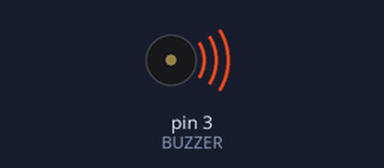
A sketch run on a simulated Arduino Uno, built with avr-gcc and run on an emulated ATmega328P. On the bench: buzzer (waves = sounding).

Above: at 0.1 s.
At 4.1 s:
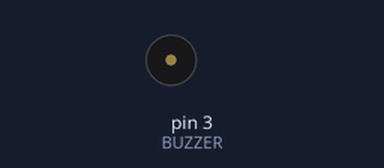
Timing chart, 0 to 5.6 s (numbered marks = the images above):
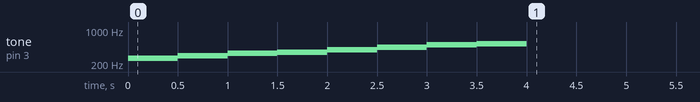

The sketch:

Buzzer_04_05.ino
```cpp
int BUZZER = 3;  //버저 변수선언, 3번 할당.

int melody[8] = { 262, 294, 330, 349, 393, 440, 494, 523 };  //도레미파솔라시도 배열변수 선언

void setup() {
  for(int note = 0; note < 8; note++) {  //노트값 증가??
    tone(BUZZER, melody[note]);  //톤은 3번 활성화, 멜로디는 노트값으로 설정.
    delay(500);  //0.5초 대기해.
  }
  noTone(BUZZER);  //꺼라.
}
void loop() {

}
```
